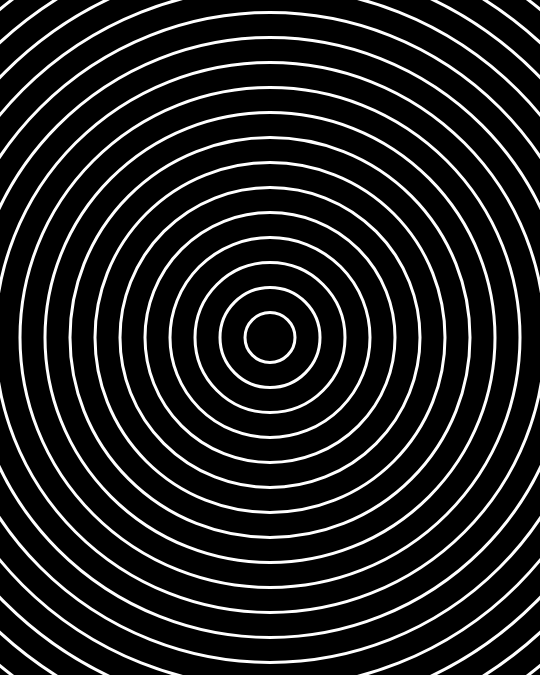
Frame 1 (no input)
Frame 60 (no input): identical to frame 1, image omitted
Frame 120 (the mouse pressed at the canvas centre since frame 60): identical to frame 1, image omitted

The p5.js sketch that drew this single still picture (run headless with seeded random() and noise() and a simulated clock; from frame 60 on, the mouse is pressed at the canvas centre):

// p5.js sketch
// ── sketch.js
"use strict";
let swatch_generator;
let swatch_number;
let swatch_foreground_color_nums;

function setup() {
  createCanvas(1080 / 2, 1350 / 2);
  swatch_generator = new SwatchGenerator();
  swatch_number = floor(random(0, swatch_generator.ART_SWATCHES.length));
  swatch_number = 0;
  print(swatch_generator.ART_SWATCHES[swatch_number].label);
  swatch_foreground_color_nums =
    swatch_generator.ART_SWATCHES[swatch_number].colors.length;
}

function mouseClicked() {
  swatch_number = (swatch_number + 1) % swatch_generator.ART_SWATCHES.length;
  print(swatch_generator.ART_SWATCHES[swatch_number].label);
  swatch_foreground_color_nums =
    swatch_generator.ART_SWATCHES[swatch_number].colors.length;
}

function draw() {
  background(
    color(swatch_generator.ART_SWATCHES[swatch_number].backgroundColor)
  );
  noFill();
  stroke(255);
  strokeWeight(3);
  let current_color_num = 0;
  for (let i = 0; i < 18; i++) {
    stroke(
      swatch_generator.ART_SWATCHES[swatch_number].colors[current_color_num]
    );
    current_color_num = (current_color_num + 1) % swatch_foreground_color_nums;
    circle(width / 2, height / 2, 50 + i * 50);
  }
}

// ── Swatch.js
class Swatch {
  constructor({ id, label, colors, backgroundColor }) {
    this.id = id;
    this.label = label;
    this.colors = colors;
    this.backgroundColor = backgroundColor;
  }
}

// ── SwatchGenerator.js
class SwatchGenerator {
  constructor() {
    this.ART_SWATCHES = [
      new Swatch({
        id: "default-white-on-black",
        label: "White on Black",
        colors: ["#FFFFFF"],
        backgroundColor: "#000000",
      }),
      new Swatch({
        id: "inverted-black-on-white",
        label: "Black on White",
        colors: ["#000000"],
        backgroundColor: "#FFFFFF",
      }),
      new Swatch({
        id: "fire-mint",
        label: "Fire Mint",
        colors: ["#FF0000", "#00FFFF"],
        backgroundColor: "#000000",
      }),
      new Swatch({
        id: "hell-is-other-demons",
        label: "Hell Is Other Demons",
        colors: ["#FFFFFF", "#3b00a6", "#ff0063"],
        backgroundColor: "#020b14",
      }),
      new Swatch({
        id: "fun-dip",
        label: "Fun Dip",
        colors: ["#8CEEEE", "#26BFBF", "#FF8A47", "#FC6170", "#FFD747"],
        backgroundColor: "#000000",
      }),
      new Swatch({
        id: "cyber-samurai",
        label: "Cyber Samurai",
        colors: ["#e9275b", "#f44d9b", "#5de8e5"],
        backgroundColor: "#392270",
      }),
      new Swatch({
        id: "electric-citrus",
        label: "Electric Citrus",
        colors: ["#0066FF", "#EB00FF", "#FFE500"],
        backgroundColor: "#000000",
      }),
      new Swatch({
        id: "superway",
        label: "Superway",
        colors: ["#324242", "#fffedd", "#ff8826"],
        backgroundColor: "#000000",
      }),
      new Swatch({
        id: "ribbons",
        label: "Ribbons",
        colors: ["#f81735", "#41ead5", "#fdfffc", "#ff9f1c"],
        backgroundColor: "#011627",
      }),
      new Swatch({
        id: "happy-circuits",
        label: "Happy Circuits",
        colors: ["#364f6b", "#3fc1c9", "#fc5185"],
        backgroundColor: "#F5F5F5",
      }),
      new Swatch({
        id: "lemonade",
        label: "Lemonade",
        colors: ["#FFE82D", "#FF21FF"],
        backgroundColor: "#000000",
      }),
      new Swatch({
        id: "night-bus",
        label: "Night Bus",
        colors: ["#1A1A64", "#2C2A89", "#453AA4", "#5C49C6"],
        backgroundColor: "#0B0930",
      }),
      new Swatch({
        id: "vibrano",
        label: "Vibrano",
        colors: ["#302387", "#ff3796", "#00faac", "#fffdaf"],
        backgroundColor: "#111111",
      }),
      new Swatch({
        id: "sepia",
        label: "Sepia",
        colors: ["#bc9369", "#cda882", "#d4b595", "#dcc1a7", "#e3ceb9"],
        backgroundColor: "#eadbcb",
      }),
      new Swatch({
        id: "beachday",
        label: "Beach Day",
        colors: ["#4ecdc4", "#ffe76d", "#ff6b6b", "#f8fff7"],
        backgroundColor: "#1a535c",
      }),
      new Swatch({
        id: "bloodline",
        label: "Bloodline",
        colors: ["#494949", "#7c7a7b", "#FFFFFF", "#ff2d4b"],
        backgroundColor: "#000000",
      }),
      new Swatch({
        id: "highlighters",
        label: "Highlighters",
        colors: ["#ff00f4", "#2aff00", "#fdff00"],
        backgroundColor: "#000000",
      }),
      new Swatch({
        id: "merica",
        label: "Merica",
        colors: ["#ff0020", "#1446ff", "#FFFFFF"],
        backgroundColor: "#000000",
      }),
      new Swatch({
        id: "velvet",
        label: "Velvet",
        colors: ["#560a86", "#f148fb", "#7122fa", "#ffacfc"],
        backgroundColor: "#120129",
      }),
      new Swatch({
        id: "faded-polaroid",
        label: "Faded Polaroid",
        colors: ["#ffb3ba", "#ffdfba", "#ffffba", "#baffc9", "#bae1ff"],
        backgroundColor: "#111111",
      }),
      new Swatch({
        id: "jelly-beans",
        label: "Jelly Beans",
        colors: shuffle([
          "#F44336",
          "#E91E63",
          "#9C27B0",
          "#673AB7",
          "#3F51B5",
          "#3D5AFE",
          "#81D4FA",
          "#1DE9B6",
          "#4CAF50",
          "#8BC34A",
          "#C6FF00",
          "#FFEB3B",
          "#FFA000",
          "#FF3D00",
        ]),
        backgroundColor: "#000000",
      }),
      new Swatch({
        id: "rainbow-light",
        label: "Rainbow (light)",
        colors: [
          "#D32F2F",
          "#F57C00",
          "#FBC02D",
          "#388E3C",
          "#1976D2",
          "#7B1FA2",
        ],
        backgroundColor: "#FFFFFF",
      }),
      new Swatch({
        id: "rainbow-dark",
        label: "Rainbow (dark)",
        colors: [
          "#F44336",
          "#FF9800",
          "#FFEB3B",
          "#4CAF50",
          "#2196F3",
          "#9C27B0",
        ],
        backgroundColor: "#000000",
      }),
      new Swatch({
        id: "trans-flag",
        label: "Trans Flag",
        colors: ["#3498ff", "#ff4889", "#FFFFFF", "#FF4889", "#3498FF"],
        backgroundColor: "#000000",
      }),
      new Swatch({
        id: "pan-flag",
        label: "Pan Flag",
        colors: ["#ff228c", "#ffd800", "#22b1ff"],
        backgroundColor: "#000000",
      }),
      new Swatch({
        id: "intersex-flag",
        label: "Intersex Flag",
        colors: ["#ffd800", "#9e00df"],
        backgroundColor: "#000000",
      }),
      new Swatch({
        id: "bisexual-flag",
        label: "Bisexual Flag",
        colors: ["#d70170", "#0052f5", "#873dcd"],
        backgroundColor: "#000000",
      }),
      new Swatch({
        id: "ace-flag",
        label: "Ace Flag",
        colors: ["#a3a3a3", "#ffffff", "#d900d6"],
        backgroundColor: "#000000",
      }),
      new Swatch({
        id: "agender-flag",
        label: "Agender Flag",
        colors: ["#b9b9b9", "#ffffff", "#8ef434", "#FFFFFF", "#B9B9B9"],
        backgroundColor: "#000000",
      }),
      new Swatch({
        id: "non-binary-flag",
        label: "Non-Binary Flag",
        colors: ["#2d2d2d", "#ffffff", "#a34bea", "#fff420"],
        backgroundColor: "#000000",
      }),
    ];
  }
}
